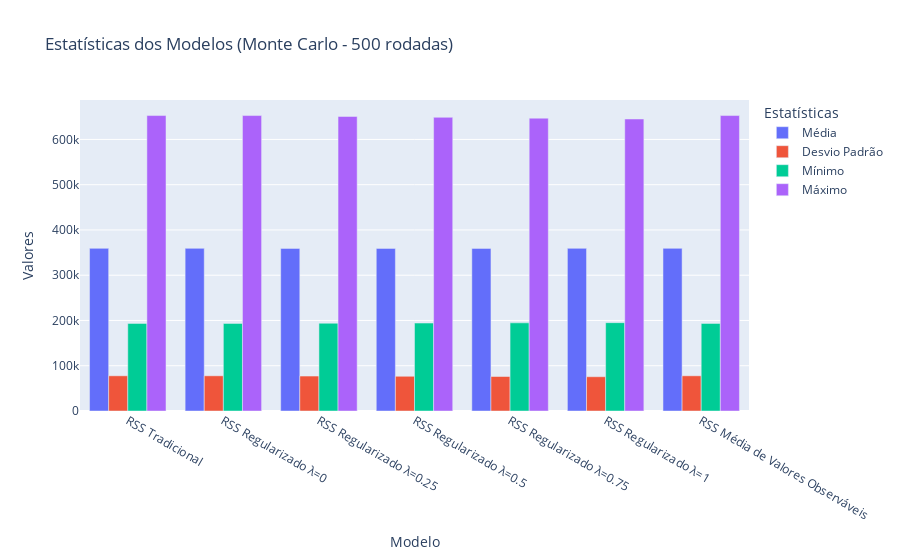

Source (notebook cell):
### Code cell
# Criando um gráfico de barras para efeito de visualização

# Usando os dados do describe() para visualização
df_stats = df_rss_results.describe().T  # Transpor para que as estatísticas sejam colunas

# Criar um gráfico de barras com as estatísticas 'mean', 'std', 'min' e 'max' para cada modelo
fig = go.Figure()

# Adicionando as estatísticas ao gráfico
fig.add_trace(go.Bar(
    x=df_stats.index, 
    y=df_stats['mean'], 
    name='Média'
))

fig.add_trace(go.Bar(
    x=df_stats.index, 
    y=df_stats['std'], 
    name='Desvio Padrão'
))

fig.add_trace(go.Bar(
    x=df_stats.index, 
    y=df_stats['min'], 
    name='Mínimo'
))

fig.add_trace(go.Bar(
    x=df_stats.index, 
    y=df_stats['max'], 
    name='Máximo'
))

# Configurações do layout
fig.update_layout(
    title="Estatísticas dos Modelos (Monte Carlo - 500 rodadas)",
    xaxis_title="Modelo",
    yaxis_title="Valores",
    barmode='group',  # Para agrupar as barras
    legend_title="Estatísticas"
)

fig.show()

### Figure 1 — Plotly figure (JSON) as saved in the notebook; plotly's stock layout.template omitted (floating-point values rounded to 4 significant figures)
{"data": [{"name": "Média", "type": "bar", "x": ["RSS Tradicional", "RSS Regularizado λ=0", "RSS Regularizado λ=0.25", "RSS Regularizado λ=0.5", "RSS Regularizado λ=0.75", "RSS Regularizado λ=1", "RSS Média de Valores Observáveis"], "y": [359300.0, 359300.0, 359300.0, 359300.0, 359300.0, 359300.0, 359300.0]}, {"name": "Desvio Padrão", "type": "bar", "x": ["RSS Tradicional", "RSS Regularizado λ=0", "RSS Regularizado λ=0.25", "RSS Regularizado λ=0.5", "RSS Regularizado λ=0.75", "RSS Regularizado λ=1", "RSS Média de Valores Observáveis"], "y": [77760.0, 77760.0, 77240.0, 76740.0, 76240.0, 75750.0, 77760.0]}, {"name": "Mínimo", "type": "bar", "x": ["RSS Tradicional", "RSS Regularizado λ=0", "RSS Regularizado λ=0.25", "RSS Regularizado λ=0.5", "RSS Regularizado λ=0.75", "RSS Regularizado λ=1", "RSS Média de Valores Observáveis"], "y": [193500.0, 193500.0, 193900.0, 194300.0, 194700.0, 195200.0, 193500.0]}, {"name": "Máximo", "type": "bar", "x": ["RSS Tradicional", "RSS Regularizado λ=0", "RSS Regularizado λ=0.25", "RSS Regularizado λ=0.5", "RSS Regularizado λ=0.75", "RSS Regularizado λ=1", "RSS Média de Valores Observáveis"], "y": [652800.0, 652800.0, 650800.0, 648900.0, 647000.0, 645200.0, 652800.0]}], "layout": {"barmode": "group", "legend": {"title": {"text": "Estatísticas"}}, "title": {"text": "Estatísticas dos Modelos (Monte Carlo - 500 rodadas)"}, "xaxis": {"title": {"text": "Modelo"}}, "yaxis": {"title": {"text": "Valores"}}}}
